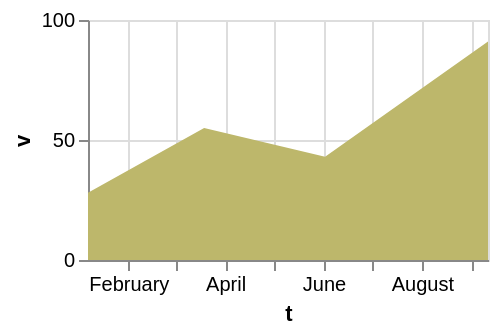

Here is the Vega-Lite specification saved for this chart:
### Vega-Lite specification from a JSON file in a GitHub repository (floating-point values rounded to 4 significant figures)
{"$schema": "https://vega.github.io/schema/vega-lite/v6.json", "width": 200, "height": 120, "data": {"values": [{"c": "alpha", "v": 28, "w": 3, "t": "2024-01-07"}, {"c": "beta", "v": 55, "w": 7, "t": "2024-03-19"}, {"c": "gamma", "v": 43, "w": 5, "t": "2024-06-02"}, {"c": "delta", "v": 91, "w": 9, "t": "2024-09-11"}]}, "mark": {"type": "area", "color": "darkkhaki"}, "encoding": {"x": {"field": "t", "type": "temporal"}, "y": {"field": "v", "type": "quantitative"}}}
